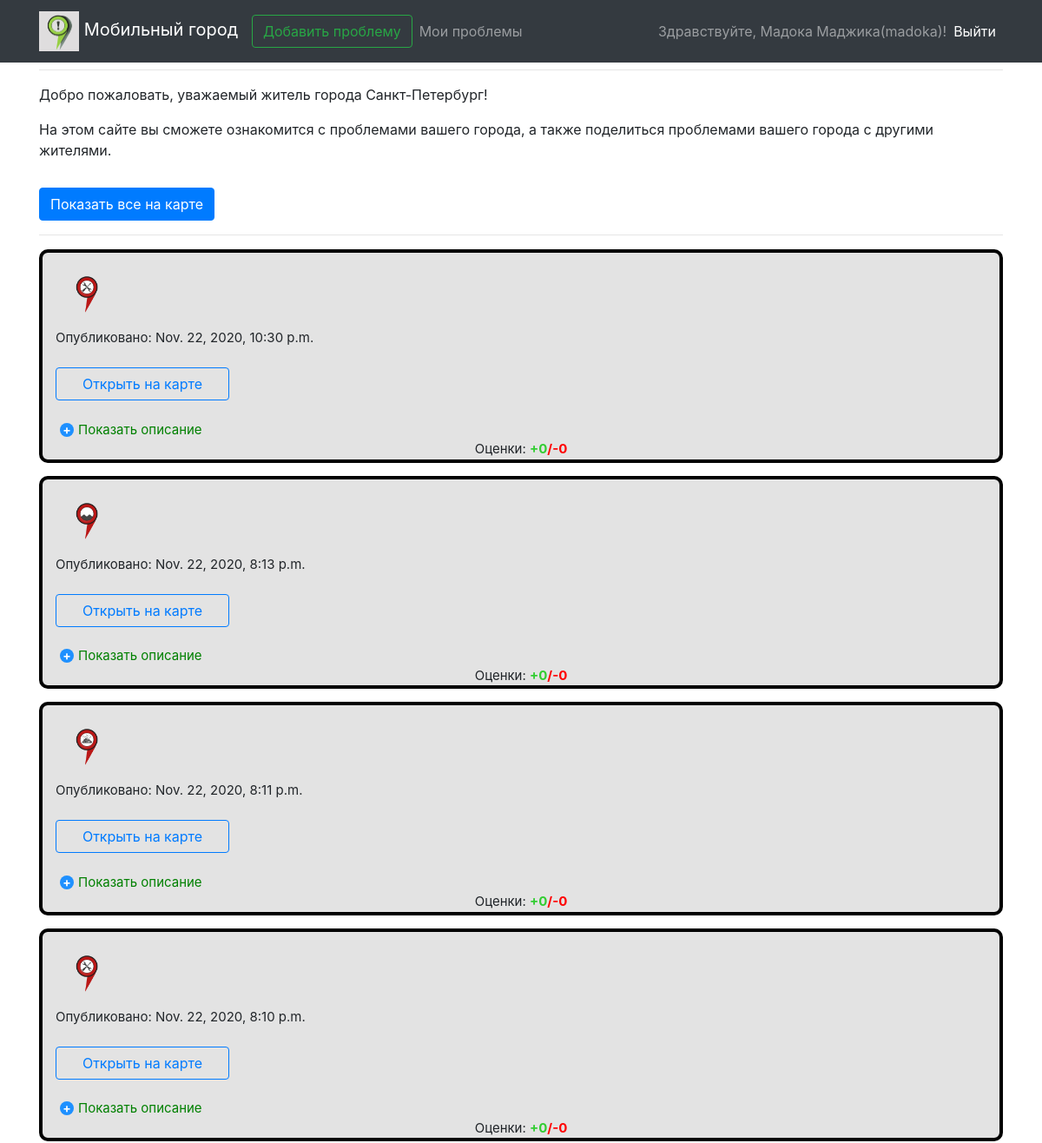
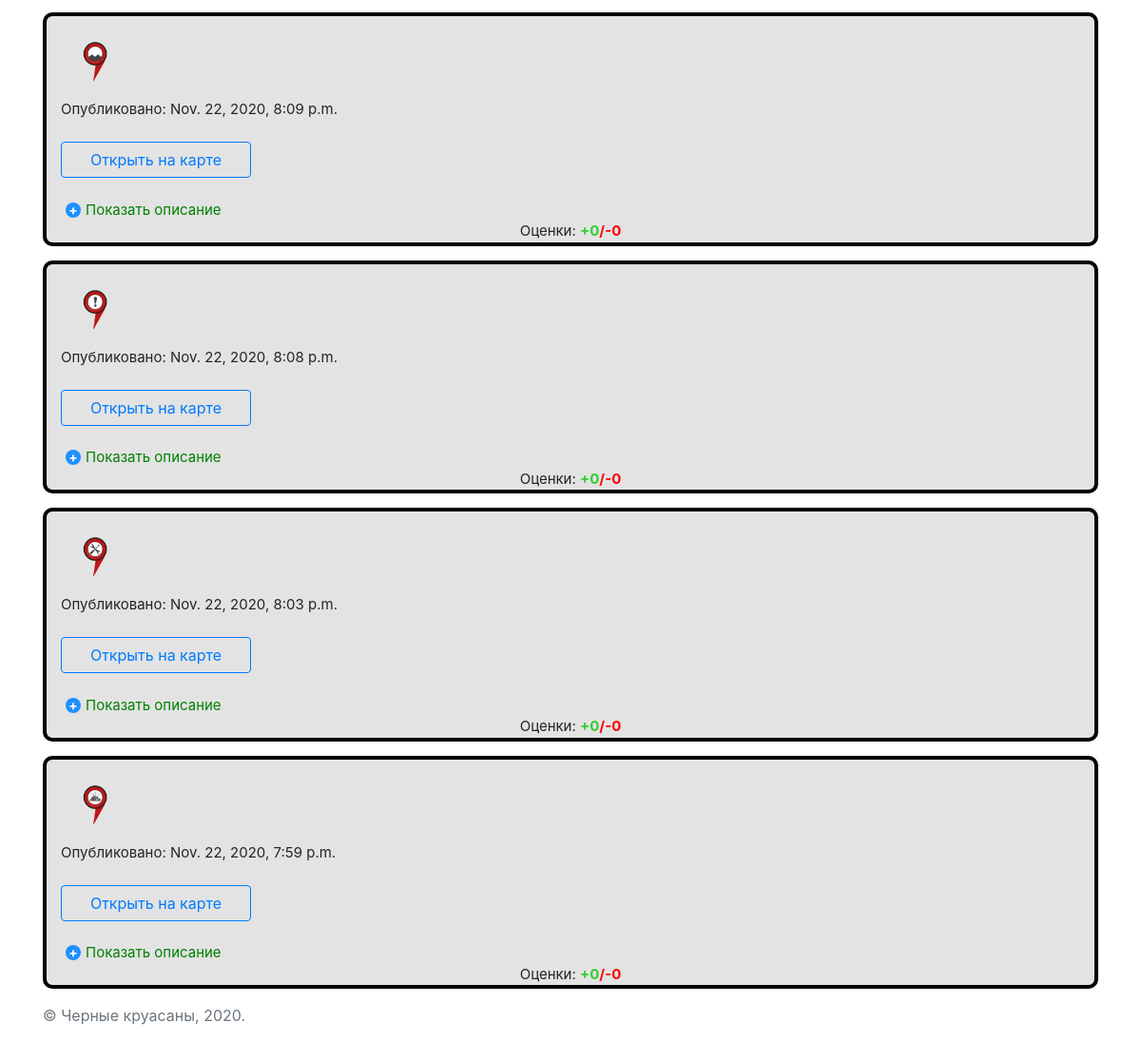
Screenshot of / (signed in) with the database file from the repository (2 pictures, top to bottom).
### hakaton_app/models.py (models this page shows)
class Problem(models.Model):
    lat = models.FloatField()
    lng = models.FloatField()
    type = models.IntegerField()
    date = models.DateTimeField()
    description = models.CharField(max_length=1500)
    votes_pos = models.IntegerField()
    votes_neg = models.IntegerField()
    author_id = models.IntegerField()

### hakaton_app/views.py (the view)
# urls.py: path("", views.index, name="index"),
def index(request):
    context = get_base_context(request, "Проблемы города Санкт-Петербург")
    context["problems_list"] = Problem.objects.order_by("date").reverse()
    return render(request, "pages/index.html", context)

### hakaton_app/views.py (called while the page is built)
def get_base_context(request, pagename):
    return {
        'pagename': pagename,
        'loginform': LoginForm(),
        'user': request.user,
    }

### templates/pages/index.html (shortened to what this page needs)
{% extends 'base.html' %}
{% block pagename %}
<div class="row">
    <div class="col text-center">
        <h1>{{pagename}}</h1><hr>
    </div>
</div>
{% endblock %}
{% block content %}
<div class="row">
    <div class="col">
        <p>Добро пожаловать, уважаемый житель города Санкт-Петербург!
        <p>На этом сайте вы сможете ознакомится с проблемами вашего города, а также поделиться проблемами вашего города с другими жителями.<br>
        <form action="{% url "mmap_view" %}" method="post">
            <button type="submit" class="btn btn-primary" style="margin-top: 15px">Показать все на карте</button>
        </form>
        <hr>
    </div>
</div>
<div class="grid">
{%  for i in problems_list %}
    <div class="item">
        <img id="img-{{ i.id }}" src="" style="width: 72px; height: 72px; alignment: right">
        <lable align ="left">Опубликовано: {{ i.date }}</lable><br>
        <a class="btn btn-outline-primary" style="max-width: 200px" href="{% url 'map_view' %}?id={{ i.id }}">Открыть на карте</a><br>
        <div class="demo">
   		<label for="hd-{{ i.id }}">Показать описание</label>
        </div>
    <div align="middle"><lable>Оценки: </lable><b><font color=#32CD32>+{{ i.votes_pos }}</font><font color=#FF0000>/-{{ i.votes_neg }}</font></b></div>
    </div>
{%  endfor %}
</div>
{% endblock %}
{% block extrajs %}
    {% load static %}
{% endblock %}

### templates/header.html (shortened to what this page needs)
{% load static %}
<nav class="navbar navbar-expand-md navbar-dark fixed-top bg-dark">
    <div class="container">
    <a class="navbar-brand" href="{% url 'index' %}">
        <img src="{% static 'images/logo.png' %}" width="46" height="46" alt="">
        Мобильный город
    </a>
    <div class="collapse navbar-collapse" id="navbarCollapse">
        <ul class="navbar-nav mr-auto">
            <li class="form-inline"><a class="btn btn-outline-success" href="{%  url "add_prob" %}">Добавить проблему</a></li>
            {% if request.user.is_authenticated %}
            <li class="nav-item"><a class="nav-link" href="{% url "sub_prob" %}">Мои проблемы</a></li>
            {% endif %}
        </ul>
        {% if request.user.is_authenticated %}
        <ul class="navbar-nav mr-right">
            <span class="navbar-text">
                Здравствуйте, {{ request.user.first_name }} {{ request.user.last_name }}({{ request.user.username }})!
            </span>
            <li class="nav-item active"><a class="nav-link" href="{% url 'logout' %}">Выйти</a></li>
        </ul>
        {% endif %}
    </div>
    </div>
</nav>

### static/main.css (style rules this page uses)
.grid { display: grid; grid-gap: 15px; overflow: hidden; grid-template-columns: repeat(auto-fit, minmax(200px, 100%)); grid-auto-flow: dense; }
.item { margin-top: 0px; margin-bottom: 0px; padding-left: 15px; padding-right: 15px; padding-top: 15px; padding-bottom: 0px; background-color: #E3E3E3; display: grid; font-size: 15px; overflow: hidden; border: 4px solid black; border-radius: 10px; grid-auto-flow: dense; }
.hide + label { margin: 0; padding: 0; color: green; cursor: pointer; display: inline-block; }
.hide + label:before { background-color: #1e90ff; color: #fff; content: "\002B"; display: block; float: left; font-size: 14px; font-weight: bold; height: 16px; line-height: 16px; margin: 3px 5px; text-align: center; width: 16px; -webkit-border-radius: 50%; -moz-border-radius: 50%; border-radius: 50%; }

### rows the page displays
Problem: date "Nov. 22, 2020, 10:30 p.m.", votes_pos "0", votes_neg "0"
Problem: date "Nov. 22, 2020, 8:13 p.m.", votes_pos "0", votes_neg "0"
Problem: date "Nov. 22, 2020, 8:11 p.m.", votes_pos "0", votes_neg "0"
Problem: date "Nov. 22, 2020, 8:10 p.m.", votes_pos "0", votes_neg "0"
Problem: date "Nov. 22, 2020, 8:09 p.m.", votes_pos "0", votes_neg "0"
Problem: shows a picture, date "Nov. 22, 2020, 8:08 p.m.", votes_pos "0", votes_neg "0"
Problem: date "Nov. 22, 2020, 8:03 p.m.", votes_pos "0", votes_neg "0"
Problem: date "Nov. 22, 2020, 7:59 p.m.", votes_pos "0", votes_neg "0"

### other values shown
{{ request.user.first_name }} "Мадока"
{{ request.user.last_name }} "Маджика"
{{ request.user.username }} "madoka"
